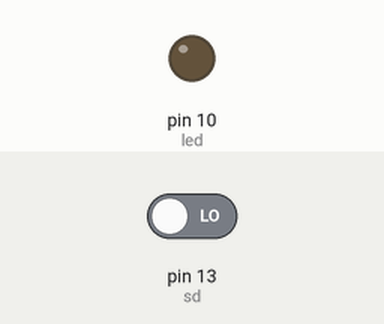
A sketch run on a simulated Arduino Uno, built with avr-gcc and run on an emulated ATmega328P. On the bench: output pins drawn as LEDs (lit = HIGH). The inputs (shaded band) are chosen by the test bench; at power-on: pin 13 (sd) LOW. What the sketch prints to the serial monitor is not drawn.

Above: at 1.2 s.
1.3 s: pin 13 (sd) driven HIGH
At 1.44 s:
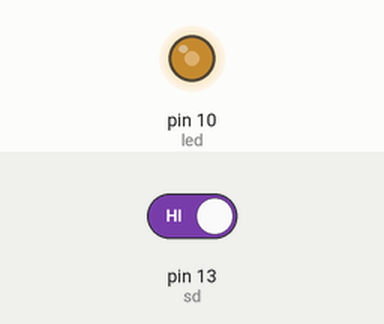
4.3 s: pin 13 (sd) driven LOW
At 5.1 s:
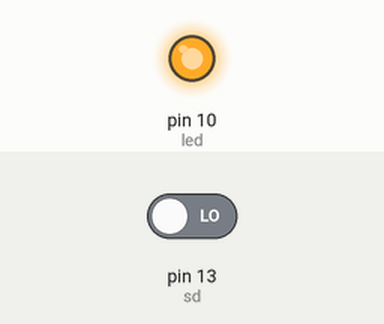
Timing chart, 0 to 7.3 s (numbered marks = the images above; inputs shaded):
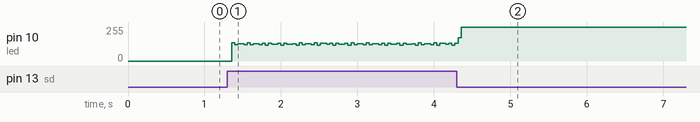

The sketch:

sketch_may01a.ino
```cpp
int sd=13,led=10;
void setup() {
  // put your setup code here, to run once:
  pinMode(sd,INPUT);
  pinMode(led,OUTPUT);
  Serial.begin(9600);
}
int onf=0;
void loop() {
  // put your main code here, to run repeatedly:
  int in;

  in=digitalRead(sd);
  Serial.println(in);
  if(in){
    if(onf==1)
    onf=0;
    else
    onf=1;
    }
    if(onf)
    digitalWrite(led,HIGH);
    else
    digitalWrite(led,LOW);

}
```
